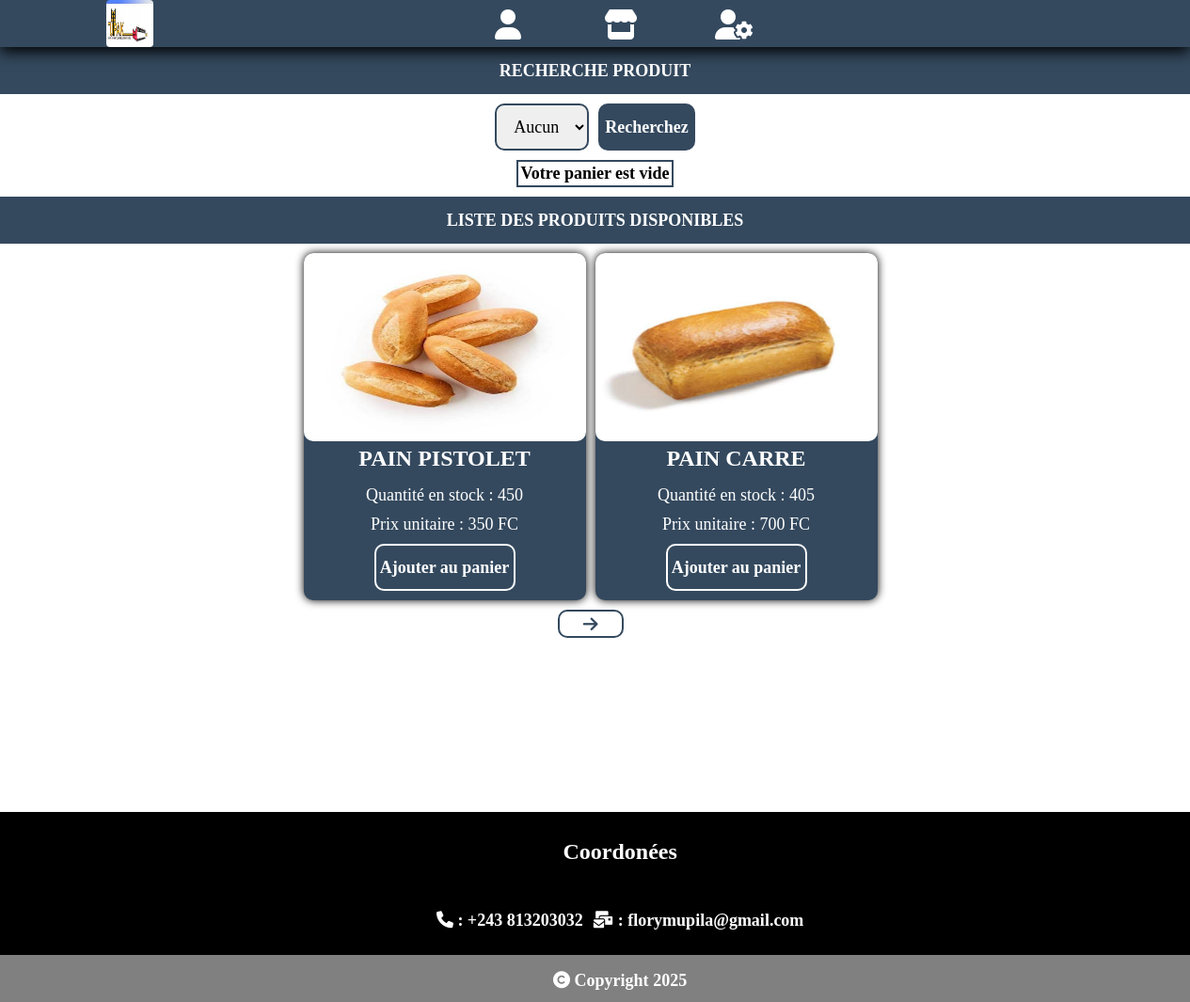
The page / on the database its author committed.
### tables this page shows
CREATE TABLE `photo_produit` (
  `PK_Photo_Produit` int(10) UNSIGNED NOT NULL,
  `Produit` int(10) UNSIGNED NOT NULL,
  `Nom_Photo_Produit` varchar(255) NOT NULL,
  `Source_Photo_Produit` varchar(255) NOT NULL
);

CREATE TABLE `produit` (
  `PK_Pro` int(10) UNSIGNED NOT NULL,
  `categorie` int(10) UNSIGNED NOT NULL,
  `Lib_Pro` varchar(20) NOT NULL,
  `P_U` int(10) UNSIGNED NOT NULL,
  `Qte_Stock` int(10) UNSIGNED NOT NULL
);

### Index.php (the view, shortened to what this page needs)
<?php
	require("Connexion.php");
?>
<!DOCTYPE html>
<html lang="fr">
<head>
	<link rel="stylesheet" type="text/css" href="css/all.css">
	<link rel="stylesheet" type="text/css" href="accueil.css">
	<link rel="stylesheet" type="text/css" href="menu.css">
	<link rel="stylesheet" type="text/css" href="foot.css">
</head>
<body>
	<?php
		require "menu.php";
		$Taille = (isset($_POST['Taille'])) ? $_POST['Taille'] : 2 ;
		$page = (isset($_GET['page'])) ? (!empty($_GET['page'])) ? (preg_match("/[0-9]/", $_GET['page']))? $_GET['page'] : 1 : 1 : 1 ;
		if (preg_match("/[0-9]/", $page)) {
			$offset = ($page-1)*$Taille;
		} else {
			$offset = 0;
		}
		if (!isset($_POST["BtnRecherche"])) {
			$Chaine = "SELECT * FROM `produit` AS `P` INNER JOIN `photo_produit` AS `PP` ON PP.Produit = P.PK_Pro WHERE NOT Qte_Stock = 0 LIMIT $Taille OFFSET $offset";
			$Requete = $connexion->prepare($Chaine);
			$RequteNbre = $connexion->prepare("SELECT count(*) NbreProd FROM `produit` AS `P` INNER JOIN `photo_produit` AS `PP` ON PP.Produit = P.PK_Pro WHERE NOT Qte_Stock = 0 LIMIT $Taille");
		}
		$Requete->execute();
		$RequteNbre->execute();
		$ResProd = $RequteNbre->fetch(PDO::FETCH_ASSOC);
		$NbreProd = $ResProd["NbreProd"];
		$Reste = ($NbreProd % $Taille);
		if ($Reste == 0) {
			$NbrePage = ($NbreProd / $Taille);
		} else {
			$NbrePage = floor($NbreProd / $Taille) + 1;
		}
	?>
	<h3 class="Titre">
		Recherche produit
	</h3>
	<form id="RechercheProduit" action="<?php echo htmlspecialchars($_SERVER["PHP_SELF"]); ?>" method="post">
		<div id="BoxSelectionProduit">
			<select id="Prod" name="Prod">
				<option value="">
					Aucun
				</option>
			</select>
		</div>
		<div id="BoxBtnRecherche">
			<input type="submit" name="BtnRecherche" value="Recherchez">
		</div>
	</form>
	<form <?php if (array_key_exists("panier", $_SESSION)) {echo "style='display:none'";} ?> id='Panier' method='post' action="<?php echo htmlspecialchars('formulaire_commande.php')?>">
		<table>
			<tr>
				<th>
					Votre panier est vide
				</th>
			</tr>
		</table>
	</form>
	<h3 class="Titre">
		Liste des produits disponibles
	</h3>
	<div id="BoxProd">
		<?php
			while($Resultat = $Requete->fetch(PDO::FETCH_ASSOC)){
				$Prod = $Resultat["Lib_Pro"];
				$IdProd = $Resultat['PK_Pro'];
				$Pu = $Resultat["P_U"];
				$source = $Resultat['Source_Photo_Produit'];
				?>
				<div id="Produit">
					<div>
						<img src="<?php echo 'Vendeur/'.$source ?>" >
						<h3 style="color: white">
							<?php echo $Prod ?>
						</h3>
						<div>
							<p>
								Quantité en stock : <?php echo $Resultat['Qte_Stock']; ?>
							</p>
							<p>
								Prix unitaire : <?php echo $Pu." FC"; ?>
							</p>
							<p>
								<a href="ajout_produit.php?pr=<?php echo $IdProd; ?>">
									Ajouter au panier
								</a>
							</p>
						</div>
					</div>
				</div>
	<?php
			}
		?>
	</div>
	<div id="BoxBtnDefilement">
		<p>
			<ul>
			<?php
				if ($NbrePage > 1) {
					if ($page > 1) { ?>
						<li>
							<a href="Index.php?page=<?php echo ($page - 1) ?>" class="fas fa-arrow-left" title='LienPage'>
							</a>
						</li>
						<li>
							<a href="Index.php?page=<?php echo ($page + 1) ?>" <?php if($NbrePage == $page){ echo "style='display:none;'";} ?> class="fas fa-arrow-right" title='LienPage'>
							</a>
						</li>
			<?php
					} else { ?>
						<li>
							<a href="Index.php?page=<?php echo ($page + 1) ?>" class="fas fa-arrow-right" title='LienPage'>
							</a>
						</li>
			<?php	}
				} ?>
			</ul>
		</p>
	</div>
	<?php require "foot.php"; ?>
</body>
</html>

### accueil.css (style rules this page uses)
* { margin: 0px; padding:0px; box-sizing: border-box; font-size: large; font-family: "bell mt"; color: black; }
body { background-size: cover; height: 100%; padding: 50px 0px 0px 0px; display: flex; flex-direction: column; justify-content: center; overflow-x: hidden; }
body h3.Titre { border: 2px solid #34495E; background: #34495E; text-transform: uppercase; margin: 0px 0px 10px 0px; width: 100%; height: 50px; display: flex; justify-content: center; align-items: center; color: white; text-align: center; }
body #RechercheProduit { min-width: 200px; min-height: 50px; display: flex; justify-content: center; align-items: center; border-radius: 10px; margin: 0px 0px 10px 0px; }
body input[type=submit], body #RechercheProduit select { outline: none; border-radius: 10px; height: 50px; }
body #RechercheProduit select { border: 2px solid #34495E; text-align: center; max-width: 100px; margin: 0px 10px 0px 0px; }
body input[type=submit] { border: none; padding: 5px; border: 2px solid #34495E; color: white; font-weight: bold; background: #34495E; }
body #BoxProd { display: flex; flex-direction: column; justify-content: center; align-items: center; }
@media screen and (min-width: 750px) { body #BoxProd { display: flex; flex-direction: row; } }
body #Produit { min-height: 200px; background: #34495E; display: flex; justify-content: center; align-items: center; border-radius: 10px; margin: 0px 0px 10px 0px; text-align: center; box-shadow: 0px 0px 10px rgb(0,0,0); }
@media screen and (min-width: 401px) { body #Produit { width: 300px; margin: 0px 10px 10px 0px; } }
@media screen and (min-width: 401px) { body #Produit img { width: 300px; height: 200px; border-radius: 10px; } }
body #Produit h3 { margin: 0px 0px 15px 0px; font-size: x-large; }
body #Produit p { margin: 0px 0px 10px 0px; color: white; }
body #Produit p:last-child { height: 50px; display: flex; justify-content: center; align-items: center; }
body #Produit a { border:2px solid white; text-decoration: none; font-weight: bold; border-radius: 10px; display: flex; justify-content: center; align-items: center; width: 150px; height: 100%; background: #34495E; color: white; }
body #Panier, body #tableau { display: flex; justify-content: center; width: 100%; }
body #Panier table { max-width: 400px; border-collapse: collapse; margin: 0px 0px 10px 0px; }
body #Panier table td, body #Panier table th, body #Panier table input[type=number], body #tableau td, body #Panier table input[type=text] { border:2px solid #34495E; padding: 2px; text-align: center; }
body #BoxBtnDefilement { height: 30px; }
body #BoxBtnDefilement ul { height: 100%; display: flex; justify-content: center; align-items: center; }
body #BoxBtnDefilement li { height: 100%; display: flex; align-items: center; justify-content: center; list-style-type: none; }
body #BoxBtnDefilement a { border: 2px solid #34495E; text-decoration: none; display: flex; align-items: center; justify-content: center; height: 100%; width: 70px; margin: 0px 10px 0px 0px; border-radius: 10px; color: #34495E; }

### rows shown on the page
photo_produit: Source_Photo_Produit (picture), Produit.Lib_Pro "PAIN PISTOLET", Produit.Qte_Stock "450", Produit.P_U "350"
photo_produit: Source_Photo_Produit (picture), Produit.Lib_Pro "PAIN CARRE", Produit.Qte_Stock "405", Produit.P_U "700"
